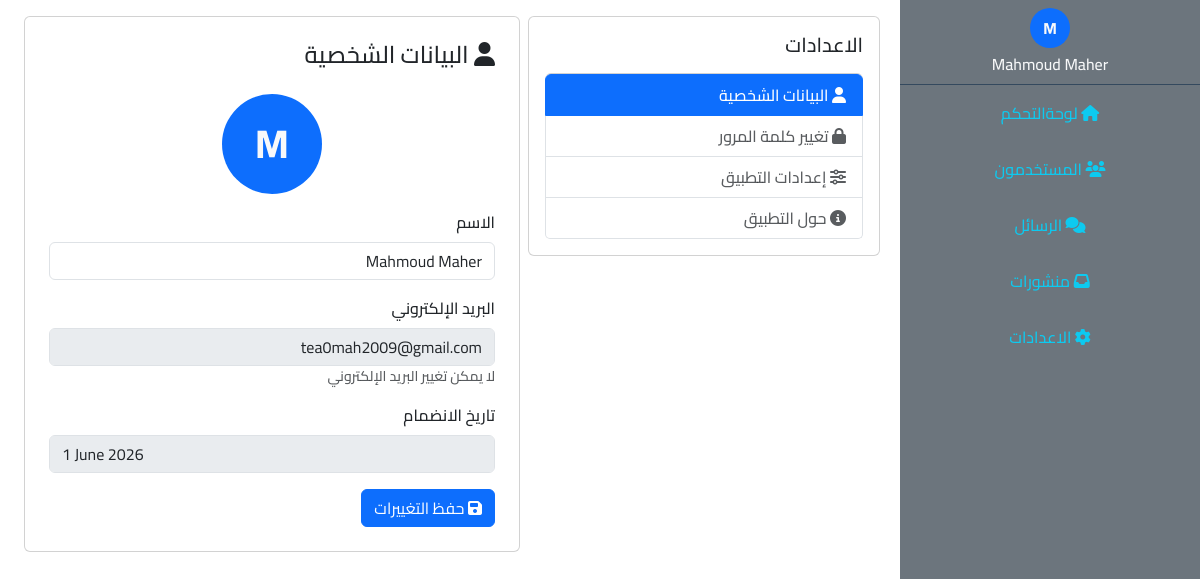
Screenshot of /admin/settings.php (signed in) with the database file from the repository.
### tables this page shows
CREATE TABLE `users` (
  `id` int(11) NOT NULL,
  `name` varchar(255) NOT NULL,
  `email` varchar(255) NOT NULL,
  `password` varchar(255) NOT NULL,
  `role` int(11) NOT NULL DEFAULT 0,
  `created-at` date NOT NULL DEFAULT current_timestamp()
);

### admin/include/lang/ar.php (called while the page is built, shortened)
<?php
function lang($word)
{
    return $lang[$word];
}

### admin/settings.php (the view, shortened to what this page needs)
<?php
include "initials.php";
if (isset($_SESSION["email_admin"])) {
    $page = isset($_GET['page']) ? $_GET['page'] : 'profile';
    $stmt = $con->prepare("
        SELECT *
        FROM users
        WHERE email = ?
    ");
    $stmt->execute(array($_SESSION["email_admin"]));
    $user = $stmt->fetch();
    ?>
    <div class="row pt-6 p-md-2 m-0">
        <div class="d-none d-md-block col-lg-3 col-md-4">
        </div>
        <div class="col-12 col-lg-9 col-md-8">
            <div class="row m-0 g-2">
                <div class="col-12 col-lg-5">
                    <div class="control card p-3 sticky-top">
                        <h5 class="mb-3"><?= lang('P_SETTINGS') ?></h5>
                        <div class="list-group">
                            <a href="?page=profile"
                                class="list-group-item list-group-item-action <?= $page == 'profile' ? 'active' : '' ?>">
                                <i class="fa-solid fa-user"></i> <?= lang('SE_PERSONAL_DATA') ?>
                            </a>
                            <a href="?page=password"
                                class="list-group-item list-group-item-action <?= $page == 'password' ? 'active' : '' ?>">
                                <i class="fa-solid fa-lock"></i> <?= lang('SE_CHANGE_PASSWORD') ?>
                            </a>
                            <a href="?page=SE_APP"
                                class="list-group-item list-group-item-action <?= $page == 'SE_APP' ? 'active' : '' ?>">
                                <i class="fa-solid fa-sliders"></i> <?= lang('SE_APP_SETTINGS') ?>
                            </a>
                            <a href="?page=about"
                                class="list-group-item list-group-item-action <?= $page == 'about' ? 'active' : '' ?>">
                                <i class="fa-solid fa-info-circle"></i> <?= lang('SE_ABOUT') ?>
                            </a>
                        </div>
                    </div>
                </div>
                <?php
                if ($page == 'profile') {
                    ?>
                    <div class="col-12 col-lg-7">
                        <div class="card p-4">
                            <h4 class="mb-4"><i class="fa-solid fa-user"></i> <?= lang('SE_PERSONAL_DATA') ?></h4>
                            <div class="profile-avatar text-light text-capitalize mb-3 mx-auto bg-primary rounded-circle d-flex justify-content-center align-items-center fw-bolder"
                                style="width: 100px; height: 100px; font-size: 40px;">
                                <?= $user['name'][0] ?? 'U' ?>
                            </div>
                            <form method="POST" action="?page=profile">
                                <div class="mb-3">
                                    <label class="form-label"><?= lang('INPUT_NAME') ?></label>
                                    <input type="text" class="form-control" name="name"
                                        value="<?= htmlspecialchars($user['name']) ?>">
                                </div>
                                <div class="mb-3">
                                    <label class="form-label"><?= lang('INPUT_EMAIL') ?></label>
                                    <input type="email" class="form-control" value="<?= htmlspecialchars($user['email']) ?>"
                                        disabled>
                                    <small class="text-muted"><?= lang('SE_NO_CHANGE_EMAIL') ?></small>
                                </div>
                                <div class="mb-3">
                                    <label class="form-label"><?= lang('PR_JOIN_DATE') ?></label>
                                    <input type="text" style="direction: ltr !important" class="form-control"
                                        value="<?= date('j F Y', strtotime($user['created-at'])) ?>" disabled>
                                </div>
                                <button type="submit" class="btn btn-primary">
                                    <i class="fa-solid fa-save"></i> <?= lang('SE_SAVE_CHANGES') ?>
                                </button>
                            </form>
                        </div>
                    </div>
                    <?php
                }
                ?>
            </div>
        </div>
    </div>
    <?php
} else {
    header("Location: index.php");
    exit;
}
include $temp . "footer.php";

### admin/include/templates/navbar.php (shortened to what this page needs)
<?php
$stmt = $con->prepare("
        SELECT name
        FROM users
        WHERE email = ?
    ");
$stmt->execute([$_SESSION["email_admin"]]);
$user = $stmt->fetch(PDO::FETCH_ASSOC);
?>
<nav class="col-12 col-lg-3 col-md-4 bg-secondary position-fixed top-0">
    <div class="p-2 user-info">
        <div class="
                text-light
                text-capitalize
                mb-1
                mx-auto
                bg-primary
                rounded-circle
                d-flex
                justify-content-center
                align-items-center
                fw-bolder
                user-avatar
            ">
            <?= $user['name'][0] ?>
        </div>
        <div class="text-light text-capitalize"><?= $user['name'] ?></div>
    </div>
    <div class="link-nav-1" id="link-navber">
        <a class="text-decoration-none text-info d-block p-3 text-center
        <?php echo ($_SERVER['SCRIPT_NAME'] === '/MAHMOUD_MAHER/social-media/admin/dashboard.php') ? 'active-link' : ''; ?>"
            href="dashboard.php"><i class="fa-solid fa-home"></i>
            <?= lang('P_DASHBOARD') ?></a>
        <a class="text-decoration-none text-info d-block p-3 text-center
        <?php echo ($_SERVER['SCRIPT_NAME'] === '/MAHMOUD_MAHER/social-media/admin/users.php') ? 'active-link' : ''; ?>"
            href="users.php"><i class="fa-solid fa-users"></i>
            <?= lang('P_USERS') ?></a>
        <a class="text-decoration-none text-info d-block p-3 text-center
        <?php echo ($_SERVER['SCRIPT_NAME'] === '/MAHMOUD_MAHER/social-media/admin/chat.php') ? 'active-link' : ''; ?>"
            href="chat.php"><i class="fa-solid fa-comments"></i>
            <?= lang('P_MESSAGES') ?></a>
        <a class="text-decoration-none text-info d-block p-3 text-center <?php echo ($_SERVER['SCRIPT_NAME'] === '/MAHMOUD_MAHER/social-media/admin/posts.php') ? 'active-link' : ''; ?>"
            href="posts.php"><i class="fa-solid fa-inbox"></i>
            <?= lang('P_POSTS') ?></a>
        <a class="text-decoration-none text-info d-block p-3 text-center <?php echo ($_SERVER['SCRIPT_NAME'] === '/MAHMOUD_MAHER/social-media/admin/settings.php') ? 'active-link' : ''; ?>"
            href="settings.php"><i class="fa-solid fa-gear"></i>
            <?= lang('P_SETTINGS') ?></a>
    </div>
</nav>

### admin/layout/css/main.css (style rules this page uses)
* { margin: 0; padding: 0; box-sizing: border-box; }
body { font-family: "Cairo"; font-weight: 500; direction: rtl; }
.user-info { border-bottom: 1px solid #34495e; text-align: center; }
.user-avatar { width: 40px; height: 40px; }
nav { z-index: 999999; }
@media (min-width: 768px) { nav { right: 0; bottom: 0; } }
.profile-avatar { width: 150px; height: 150px; font-size: 100px; }

### admin/include/lang/ar.php (style rules this page uses)
body { direction: rtl !important; }

### rows the page displays
users: name "M", name "Mahmoud Maher", email "tea0mah2009@gmail.com", date "1 June 2026"

### other values shown
lang('P_DASHBOARD') "لوحةالتحكم"
lang('P_USERS') "المستخدمون"
lang('P_MESSAGES') "الرسائل"
lang('P_POSTS') "منشورات"
lang('P_SETTINGS') "الاعدادات"
lang('SE_PERSONAL_DATA') "البيانات الشخصية"
lang('SE_CHANGE_PASSWORD') "تغيير كلمة المرور"
lang('SE_APP_SETTINGS') "إعدادات التطبيق"
lang('SE_ABOUT') "حول التطبيق"
lang('INPUT_NAME') "الاسم"
lang('INPUT_EMAIL') "البريد الإلكتروني"
lang('SE_NO_CHANGE_EMAIL') "لا يمكن تغيير البريد الإلكتروني"
lang('PR_JOIN_DATE') "تاريخ الانضمام"
lang('SE_SAVE_CHANGES') "حفظ التغييرات"
